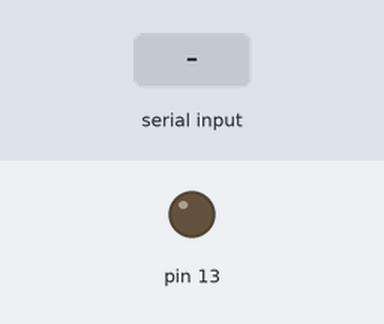
Bench run of a sketch on a simulated Arduino Uno, built with avr-gcc and run on an emulated ATmega328P. Shown: output pins drawn as LEDs (lit = HIGH). The inputs (shaded band) are chosen by the test bench.

Above: at 1.2 s.
1.3 s: "1" received over the second serial link
At 2.7 s:
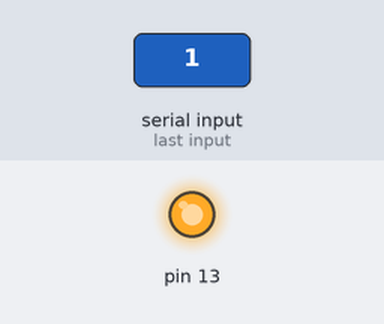
Timing chart, 0 to 4.3 s (numbered marks = the images above; inputs shaded):
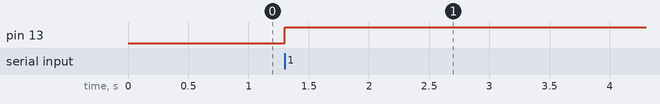

Measured:
- after the input at 1.3 s, pin 13: LOW → HIGH at once

The sketch:

sketch_dec04a.ino
```cpp
#include "SoftwareSerial.h"

SoftwareSerial Serial_1(10,11);
char didi;

void setup() {
  Serial_1.begin(9600);
  // put your setup code here, to run once:
  DDRB |= (1<<PB5);
  PORTB &= ~(1<<PB5);
}

void loop() {
  if(Serial_1.available()){
    while(Serial_1.available()>0){
      Serial_1.println((char)Serial_1.read());
    }
    PORTB |= (1<<PB5);
  }

}
```
